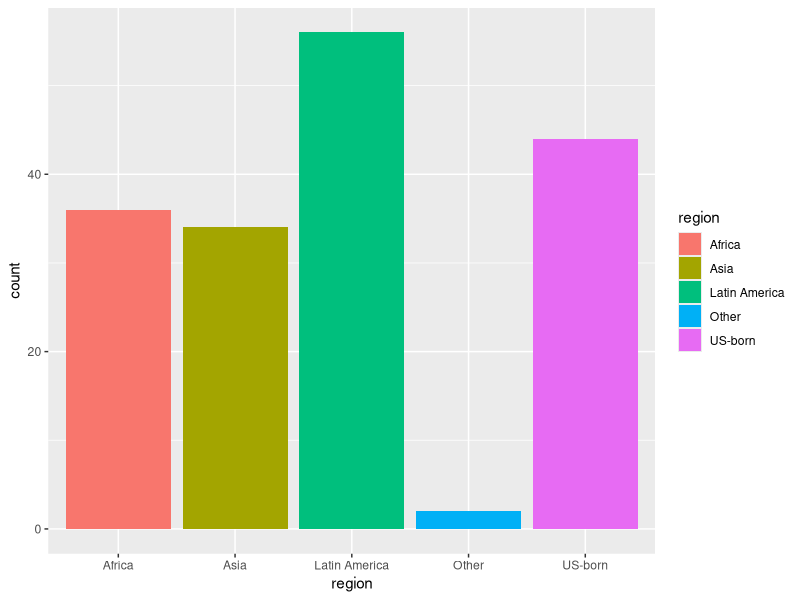
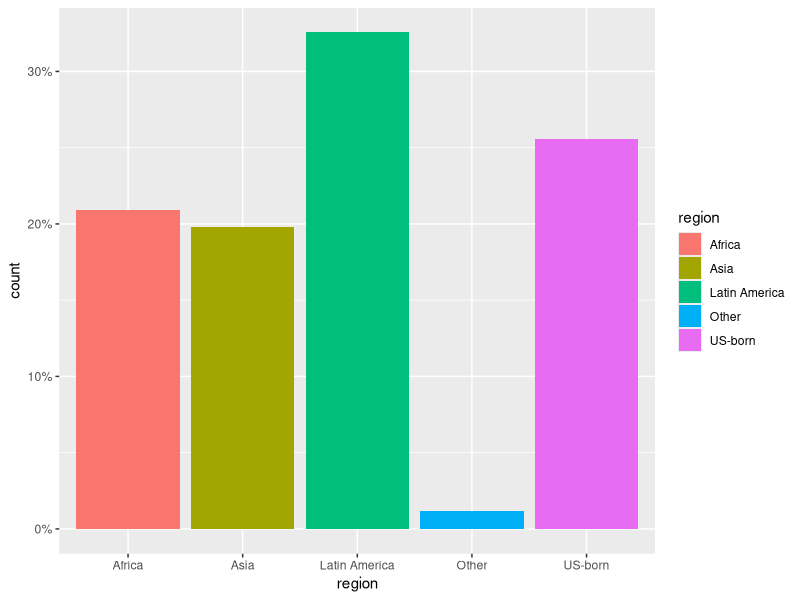
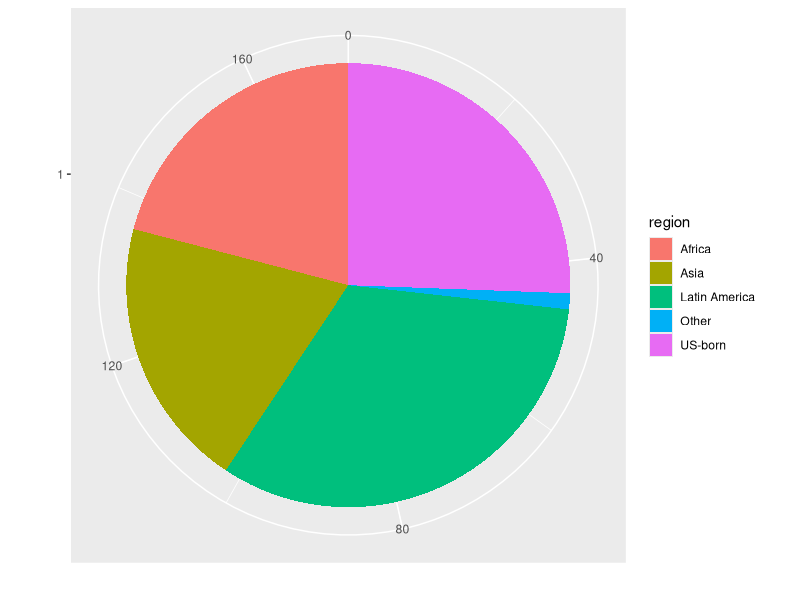
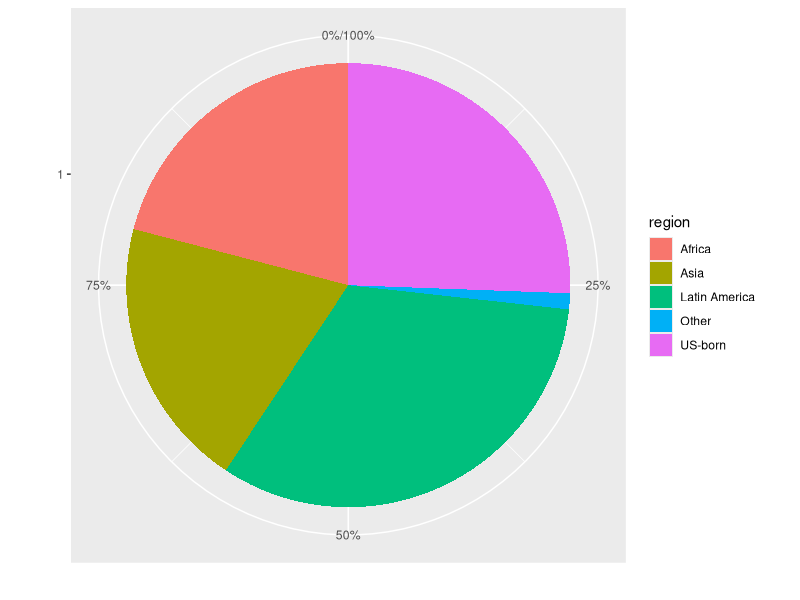
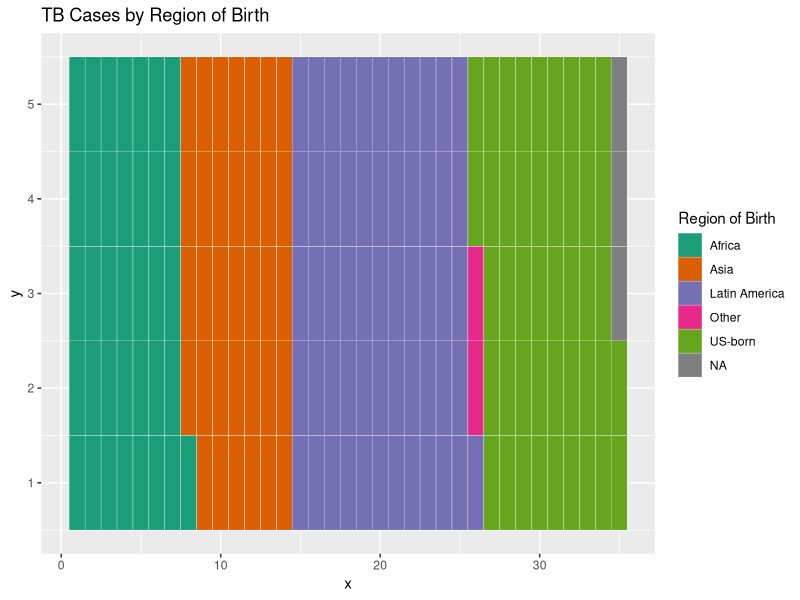

Source code (R) for these figures, in order:

library(scales)
library(ggplot2)

# Here's some data I had lying around
tb <- structure(list(region = c("Africa", "Asia", "Latin America", 
                                "Other", "US-born"), ncases = c(36L, 34L, 56L, 2L, 44L)), .Names = c("region", 
                                                                                                     "ncases"), row.names = c(NA, -5L), class = "data.frame")


# A bar chart of counts
ggplot(tb, aes(x = region, weight = ncases, fill = region)) +
  geom_bar()

# Bar chart of percentages
ggplot(tb, aes(x = region, weight = ncases/sum(ncases), fill = region)) +
  geom_bar() +
  scale_y_continuous(label = percent)

# Pie chart equivalents.  Forgive me, Hadley, for I must sin.
ggplot(tb, aes(x = factor(1), weight = ncases, fill = region)) +
  geom_bar(width = 1) +
  coord_polar(theta = "y") +
  labs(x = "", y = "")

ggplot(tb, aes(x = factor(1), weight = ncases/sum(ncases), fill = region)) +
  geom_bar() +
  scale_y_continuous(label = percent) +
  coord_polar(theta = "y") +
  labs(x = "", y = "")


# Waffles
# How many rows do you want the y axis?
ndeep <- 5

# I need to convert my data into a data.frame with a unique specified x
# and y axis for each case
# Note - it's actually important to specify y first for a
# horizontally-accumulating waffle
tb4waffles <- expand.grid(y = 1:ndeep,
                          x = seq_len(ceiling(sum(tb$ncases) / ndeep)))

# Expand the counts into a full vector of region labels - i.e., de-aggregate
regionvec <- rep(tb$region, tb$ncases)

# Depending on the value of ndeep, there might be more spots on the x-y grid
# than there are cases - so fill those with NA
tb4waffles$region <- c(regionvec, rep(NA, nrow(tb4waffles) - length(regionvec)))

# Plot it
ggplot(tb4waffles, aes(x = x, y = y, fill = region)) + 
  geom_tile(color = "white") + # The color of the lines between tiles
  scale_fill_manual("Region of Birth",
                    values = RColorBrewer::brewer.pal(5, "Dark2")) +
  ggtitle("TB Cases by Region of Birth")